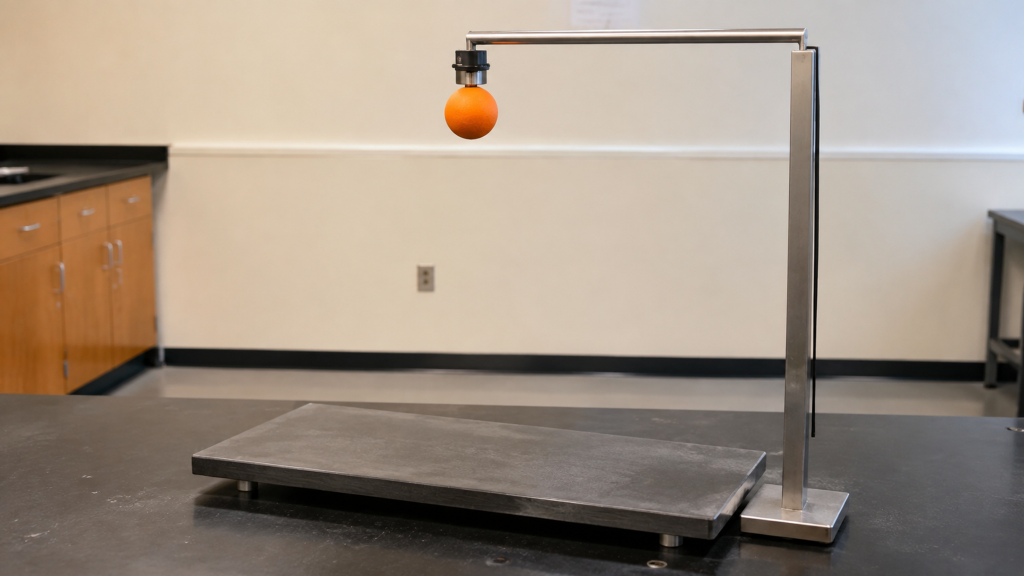
#> input picture easy/P1/first_frame.png, 2048 x 1152 px (shown at 1/2 size); its folder holds only this picture in this run
$ python -i p8c_pendulum.py   (imports and definitions only)
#> lines starting #> are read from the running program, lines starting #| are printed output that depends on the picture
"""Deterministic evaluator for P8c, the finite-amplitude pendulum task."""
from __future__ import annotations

import math
import json
from pathlib import Path
from typing import Any, Sequence

import cv2
import numpy as np

try:
    from .g7_cv_common import (
        MeasurementFailure, detect_circle_candidates, draw_track_overlay,
        estimate_camera_motion, interpolate_track, result, robust_circle_fit,
        select_circle_pair, smooth_1d, track_template_circle,
        validate_and_resize_frames, write_json, write_track_csv,
    )
except ImportError:  # pragma: no cover
    from g7_cv_common import (
        MeasurementFailure, detect_circle_candidates, draw_track_overlay,
        estimate_camera_motion, interpolate_track, result, robust_circle_fit,
        select_circle_pair, smooth_1d, track_template_circle,
        validate_and_resize_frames, write_json, write_track_csv,
    )


TASK_ID = "P8c"


def _load_task_parameters() -> tuple[float, float, float]:
    """Read the two release angles and expected ratio from tasks.json.

    Keeping these values in the task manifest (rather than duplicating a
    stale amplitude constant in the evaluator) makes a revised amplitude pair
    auditable and prevents the first-frame generator and scorer drifting apart.
    The fallback is only for importing this module in isolation.
    """

    default = (15.0, 30.0, 1.0130520869)
    try:
        task_path = Path(__file__).resolve().parents[2] / "tasks.json"
        payload = json.loads(task_path.read_text(encoding="utf-8"))
#> (reads v3/g2/P40/first_frames/simulation/code/tasks.json from the repository)
        spec = next(item for item in payload["tasks"] if item["task_id"] == TASK_ID)
        angles = spec.get("release_angles_deg", [15.0, 30.0])
        if len(angles) != 2:
            raise ValueError("release_angles_deg must contain exactly two angles")
        small, large = sorted(float(value) for value in angles)
        expected = float(spec["expected"]["period_ratio"])
        return small, large, expected
    except (OSError, KeyError, TypeError, ValueError, StopIteration, json.JSONDecodeError):
        return default


SMALL_ANGLE_DEG, LARGE_ANGLE_DEG, TASK_SPEC_EXPECTED_RATIO = _load_task_parameters()


def _angle_label(angle_deg: float) -> str:
    """Return a stable schema label such as ``15deg`` or ``30deg``."""

    return f"{angle_deg:g}deg"


SMALL_LABEL = _angle_label(SMALL_ANGLE_DEG)
LARGE_LABEL = _angle_label(LARGE_ANGLE_DEG)

# These values describe measurement quality, not the declared physics law.
# They are intentionally kept separate from extraction success: a clip may
# contain enough visible motion to estimate a period even when its bob
# identity, coverage, or number of cycles is not strong enough for a strict
# physics pass.
TRACK_COVERAGE_QUALITY_FLOOR = 0.72
# Do not encode "two complete cycles" as an extraction prerequisite.  A clip
# with one visible cycle can still yield a period estimate; the established
# two-cycle criterion is retained only as a quality flag below.
MIN_SPECTRAL_CYCLES_FOR_MEASUREMENT = 0.90


def complete_elliptic_k_agm(modulus: float) -> float:
    """K(k) from the arithmetic-geometric mean, without SciPy."""
#> called with modulus = 0.259

    if not 0.0 <= modulus < 1.0:
        raise ValueError("elliptic modulus must satisfy 0 <= k < 1")
    a, b = 1.0, math.sqrt(1.0 - modulus * modulus)
    for _ in range(64):
        next_a = 0.5 * (a + b)
        next_b = math.sqrt(a * b)
        if abs(next_a - next_b) < 1e-15 * next_a:
            a = next_a
            break
        a, b = next_a, next_b
    return math.pi / (2.0 * a)


def exact_period_factor(angle_deg: float) -> float:
    return complete_elliptic_k_agm(math.sin(math.radians(angle_deg) / 2.0))


EXPECTED_PERIOD_RATIO = exact_period_factor(LARGE_ANGLE_DEG) / exact_period_factor(SMALL_ANGLE_DEG)


# [145 lines left out: functions _principal_signal, _fit_sinusoid, _period_from_signal, _angle_measurements, _deduplicate_hough_circles, not called in this run]


def _hough_candidates_per_frame(frames: Sequence[np.ndarray]) -> list[list[dict[str, float]]]:
    """Detect broad bob proposals once per frame for the P8c fallback.

    The normal template tracker is fast and remains the first choice.  This
    fallback is used only when a template is lost or an Hough radius was
    badly biased by a highlight.  It deliberately restricts proposals to the
    lower 30--96% of the image, where the hanging bobs are expected; support
    hardware near the top and floor reflections at the bottom are thereby
    excluded without using a learned detector.
    """

    output: list[list[dict[str, float]]] = []
    for frame in frames:
        gray = cv2.cvtColor(frame, cv2.COLOR_BGR2GRAY)
        gray = cv2.medianBlur(gray, 5)
        height, width = gray.shape
        dim = min(height, width)
        found: list[Sequence[float]] = []
        for param2 in (25, 21, 18, 15):
            circles = cv2.HoughCircles(
                gray,
                cv2.HOUGH_GRADIENT,
                dp=1.2,
                minDist=max(10, int(round(dim * 0.02))),
                param1=120,
                param2=param2,
                minRadius=max(5, int(round(dim * 0.012))),
                maxRadius=max(8, int(round(dim * 0.11))),
            )
            if circles is not None:
                found.extend(circles[0].tolist())
            # Once a moderately strict pass has returned enough proposals,
            # avoid spending extra time on permissive duplicate passes.
            if len(found) >= 8:
                break
        proposals = _deduplicate_hough_circles(found, width, height)
        output.append([item for item in proposals if 0.30 * height < item["y"] < 0.96 * height])
    return output


# [523 lines left out: functions _hough_track_from_candidates, _longest_false_run, _circular_hue_center, _track_motion_span, _track_color_identity, _track_with_fallback and 1 more, not called in this run]


evaluate_p8c = evaluate

>>> import cv2
>>> picture = cv2.imread('../../../../../../../../easy/P1/first_frame.png', cv2.IMREAD_GRAYSCALE)
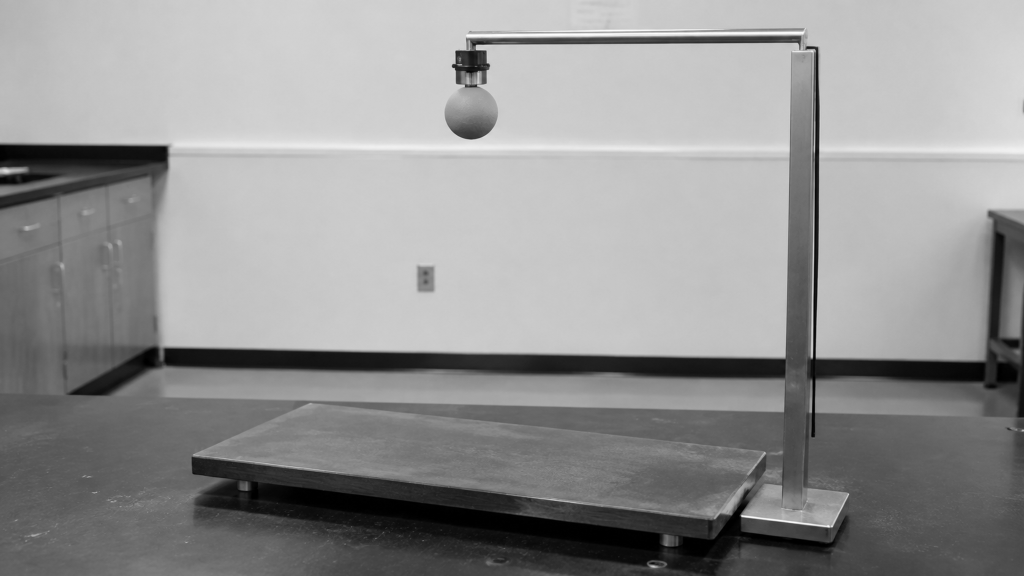
#> picture: shape (1152, 2048) (shown at 1/2 size); min 0, max 255, mean 146.6
#> the loop in _hough_candidates_per_frame, `for frame in frames:` made 1 pass
#> after the loop in _hough_candidates_per_frame, `for frame in frames:`: output = []
#> (the run stopped early here; a loop or call above may not have finished)
